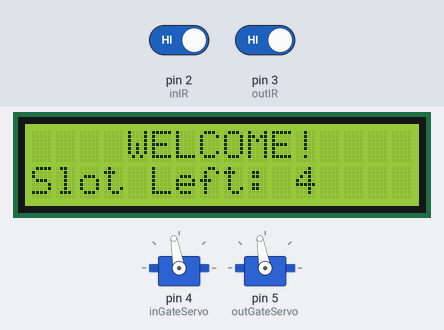
Bench run of a sketch on a simulated Arduino Uno, built with avr-gcc and run on an emulated ATmega328P. On the bench: 16×2 character LCD, 2 × servo. The inputs (shaded band) are chosen by the test bench; at power-on: pin 2 (inIR) HIGH, pin 3 (outIR) HIGH.

Above: at 3.3 s.
3.4 s: pin 2 (inIR) driven LOW
At 4.6 s:
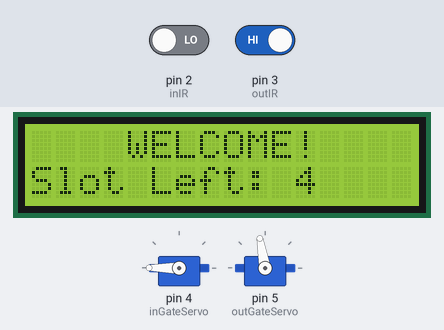
4.9 s: pin 3 (outIR) driven LOW
At 6.9 s:
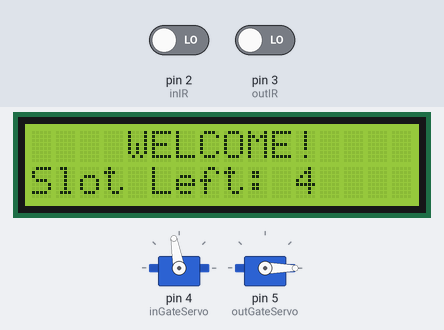
7.9 s: pin 2 (inIR) driven HIGH
At 10.2 s:
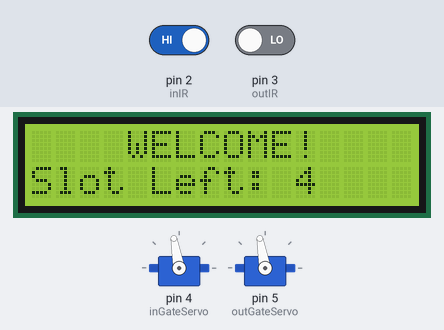
Timing chart, 0 to 11.7 s (numbered marks = the images above; inputs shaded):
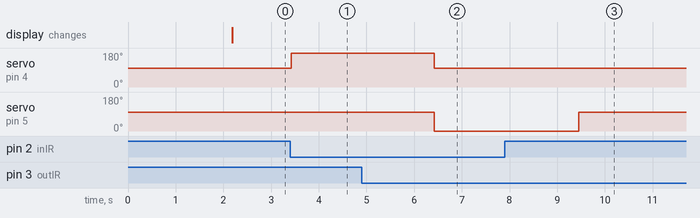

Measured:
- after the input at 3.4 s, servo on pin 4 (inGateServo): 100° → 180° at once
- after the input at 4.9 s, servo on pin 4 (inGateServo): 180° → 100° after 1.5 s; servo on pin 5 (outGateServo): 100° → 0° after 1.5 s
- after the input at 7.9 s, servo on pin 4 (inGateServo): stays 100° (without the input it goes to 180° after 1.5 s); servo on pin 5 (outGateServo): goes on until 9.4 s, then stays 100°

The sketch:

parking_pintu_2.ino
```cpp
#include <Wire.h>
#include <LiquidCrystal_I2C.h>
LiquidCrystal_I2C lcd(0x27, 16, 2); // Ubah alamat HEX jika perlu
#include <Servo.h>

Servo inGateServo;
Servo outGateServo;

int inIR = 2;
int outIR = 3;

int availableSlots = 4; // Jumlah total slot parkir

int inFlag = 0;
int outFlag = 0;

void setup() {
  lcd.init();
  lcd.begin(16, 2);
  lcd.backlight();
  pinMode(inIR, INPUT);
  pinMode(outIR, INPUT);

  inGateServo.attach(4);
  outGateServo.attach(5);

  inGateServo.write(100);
  outGateServo.write(100);

  lcd.setCursor(0, 0);
  lcd.print("    ARDUINO    ");
  lcd.setCursor(0, 1);
  lcd.print("PARKING SYSTEM ");
  delay(2000);
  lcd.clear();
}

void loop() {
  if (digitalRead(inIR) == LOW && inFlag == 0) {
    if (availableSlots > 0) {
      inFlag = 1;
      inGateServo.write(180);
      availableSlots--;
      delay(3000); // Delay sebelum menutup gate
      inGateServo.write(100); // Menutup gate setelah delay
      inFlag = 0; // Reset flag setelah membuka gate
    } else {
      lcd.setCursor(0, 0);
      lcd.print("    SORRY :(    ");
      lcd.setCursor(0, 1);
      lcd.print("  Parking Full  ");
      delay(3000);
      lcd.clear();
    }
  }

  if (digitalRead(outIR) == LOW && outFlag == 0) {
    if (availableSlots < 4) { // Ganti dengan jumlah maksimum slot parkir
      outFlag = 1;
      outGateServo.write(0);
      availableSlots++;
      delay(3000); // Delay sebelum menutup gate
      outGateServo.write(100); // Menutup gate setelah delay
      outFlag = 0; // Reset flag setelah membuka gate
    }
  }

  lcd.setCursor(0, 0);
  lcd.print("    WELCOME!    ");
  lcd.setCursor(0, 1);
  lcd.print("Slot Left: ");
  lcd.print(availableSlots);
}
```
